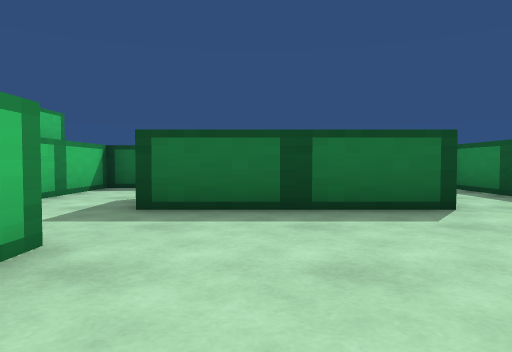
[1] (above)

18 first-person views from a walk through a 3-D level made in the Unity game engine. The camera is 0.29 m above the floor, tilts 2° down and sees 70° across. The floor is counted in squares, 0.5 m on a side. Each view is taken from the middle of a square. On the plan, view 1 faces up. The plan holds only what a view shows up to about 10 squares ahead; the rest is blank.

[2]
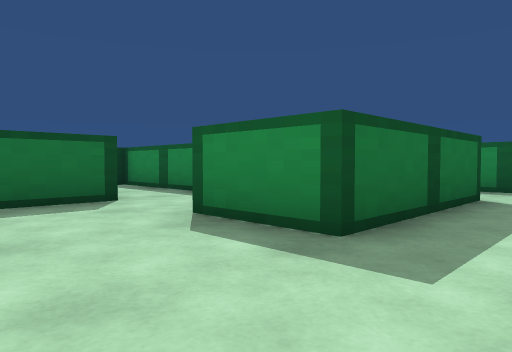

[3]
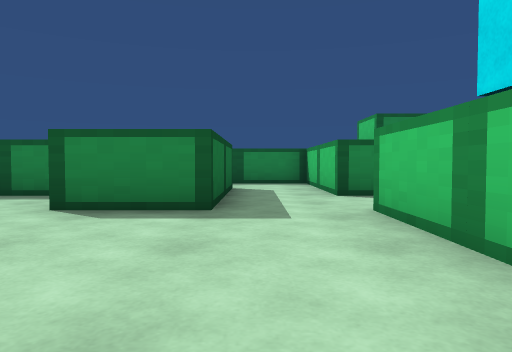

[4]
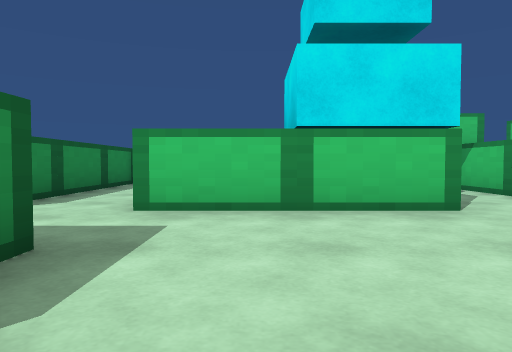

[5]
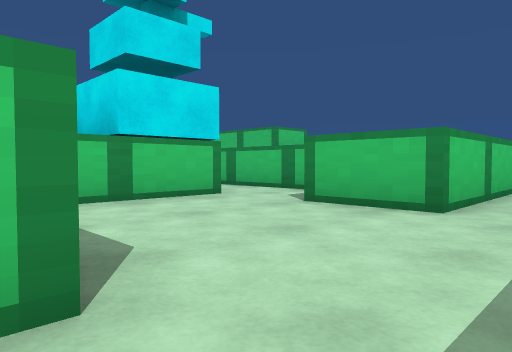

[6]
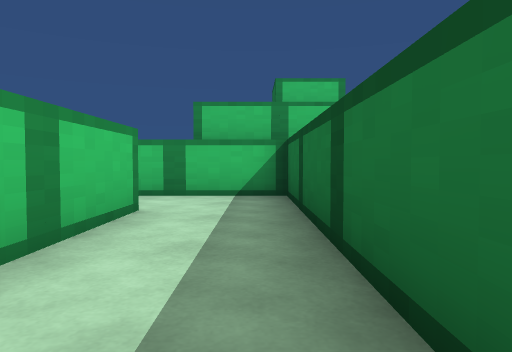

[7]
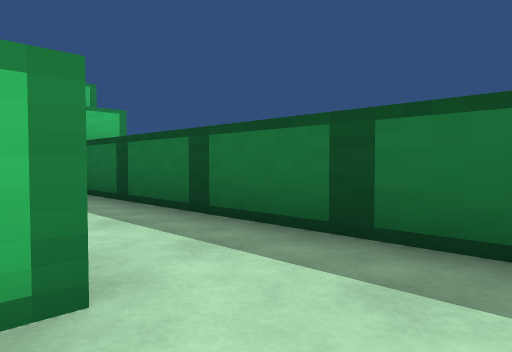

[8]
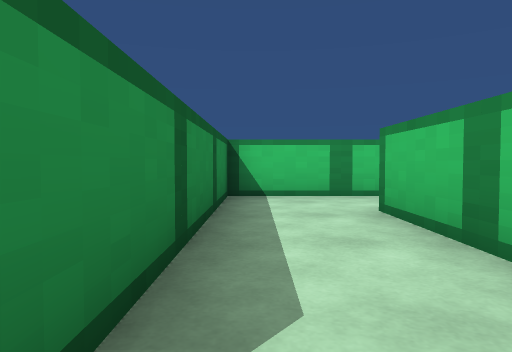

[9]
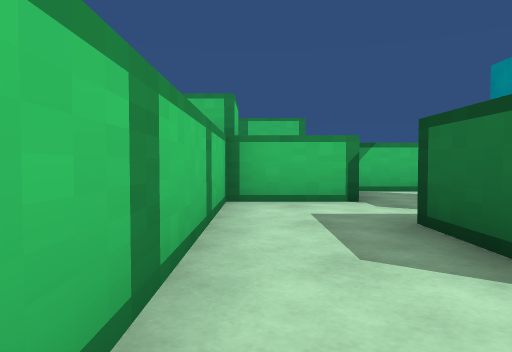

[10]
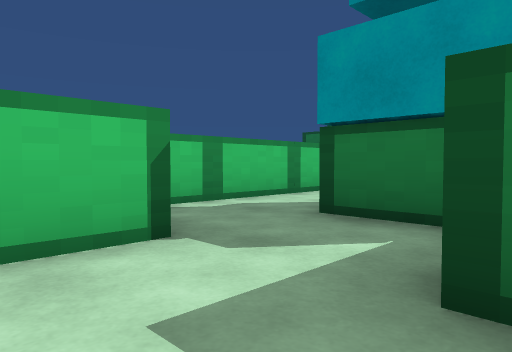

[11]
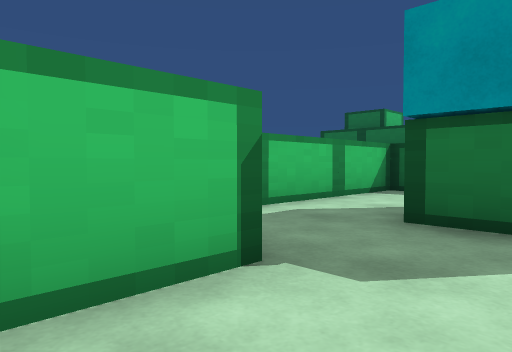

[12]
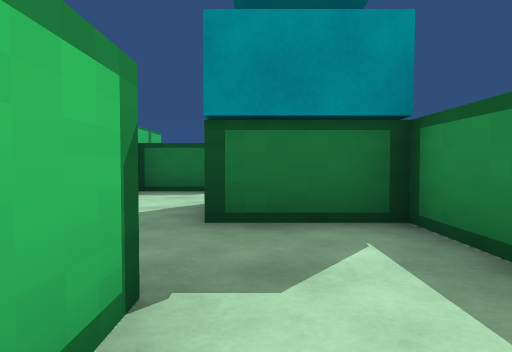

[13]
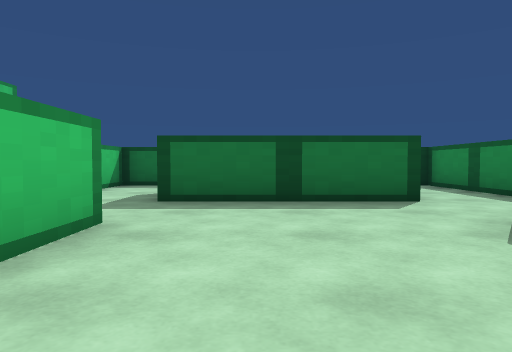

[14]
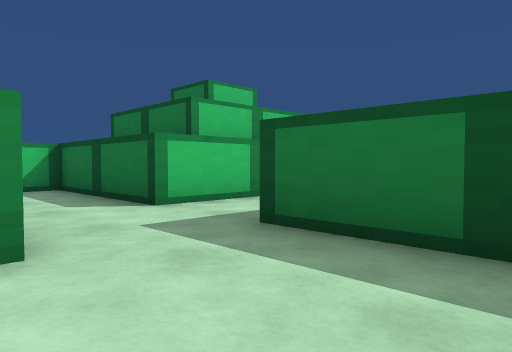

[15]
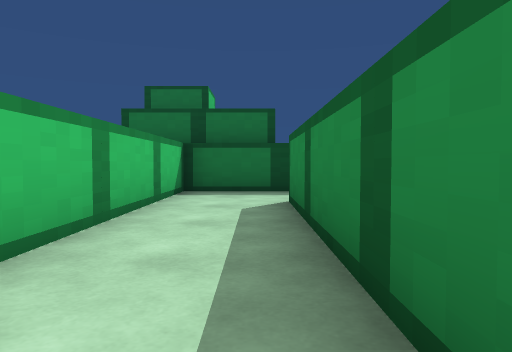

[16]
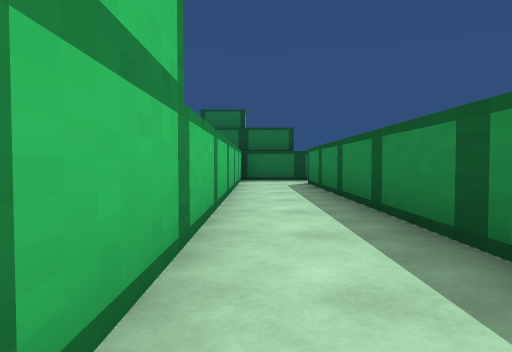

[17]
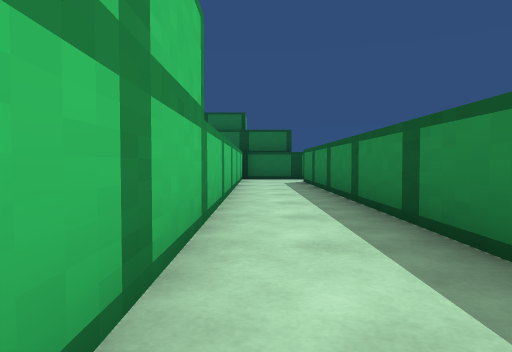

[18]
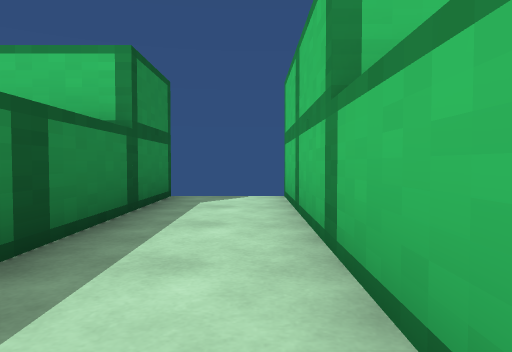

### Floor plan
Ten units are one square. View 1 is at (0, 0); x grows to the right and y downward. Boxes are objects, and circles mark ways between rooms. Rooms are numbered by the first view taken in them; rooms with no view inside come last. Other rooms are left out.
<svg viewBox="-80 -91 151 191">
<path fill="none" stroke="#000" d="M-16 14 25 14M-20 -5 -35 -5 -35 14M25 31 25 55M26 -46 -15 -46M45 -36 45 -46M-35 -26 -15 -26 -15 -5M66 -5 25 -5 25 -26 29 -26M25 74 45 74 45 14 65 14M-15 -66 10 -66M45 -46 45 -86 -35 -86 -35 -46M-15 54 -15 74 25 74M5 49 5 34 -15 34M19 54 5 54M-35 14 -35 51M-35 -46 -75 -46 -75 94M-55 95 -55 -26 -35 -26"/>
<circle cx="-25" cy="-55" r="3" fill="#2a7"/>
<circle cx="35" cy="-55" r="3" fill="#2a7"/>
<circle cx="-25" cy="25" r="3" fill="#2a7"/>
<circle cx="15" cy="65" r="3" fill="#2a7"/>
<circle cx="-45" cy="-35" r="3" fill="#2a7"/>
<text x="10" y="0">1</text>
<text x="0" y="-70">2</text>
<text x="-10" y="50">3</text>
<text x="-60" y="20">4</text>
</svg>
Room 1 opens to room 2. Room 1 opens to room 3. Room 1 opens to room 4.

Where each view was taken, in squares from view 1:
view 1: 0 up, 0 right, facing up
view 2: 1 down, 0 right, facing up-right
view 3: 0 up, 2 left, facing right
view 4: 3 up, 1 right, facing down
view 5: 4 up, 3 right, facing down-left
view 6: 8 up, 3 right, facing left
view 7: 6 up, 4 right, facing up-left
view 8: 1 down, 4 right, facing down
view 9: 7 down, 4 right, facing left
view 10: 7 down, 1 right, facing up-left
view 11: 7 down, 0 right, facing up-left
view 12: 7 down, 1 left, facing up
view 13: 1 down, 0 right, facing up
view 14: 2 up, 1 right, facing up-left
view 15: 3 down, 6 left, facing up
view 16: 8 down, 7 left, facing up
view 17: 9 down, 7 left, facing up
view 18: 3 down, 7 left, facing down
